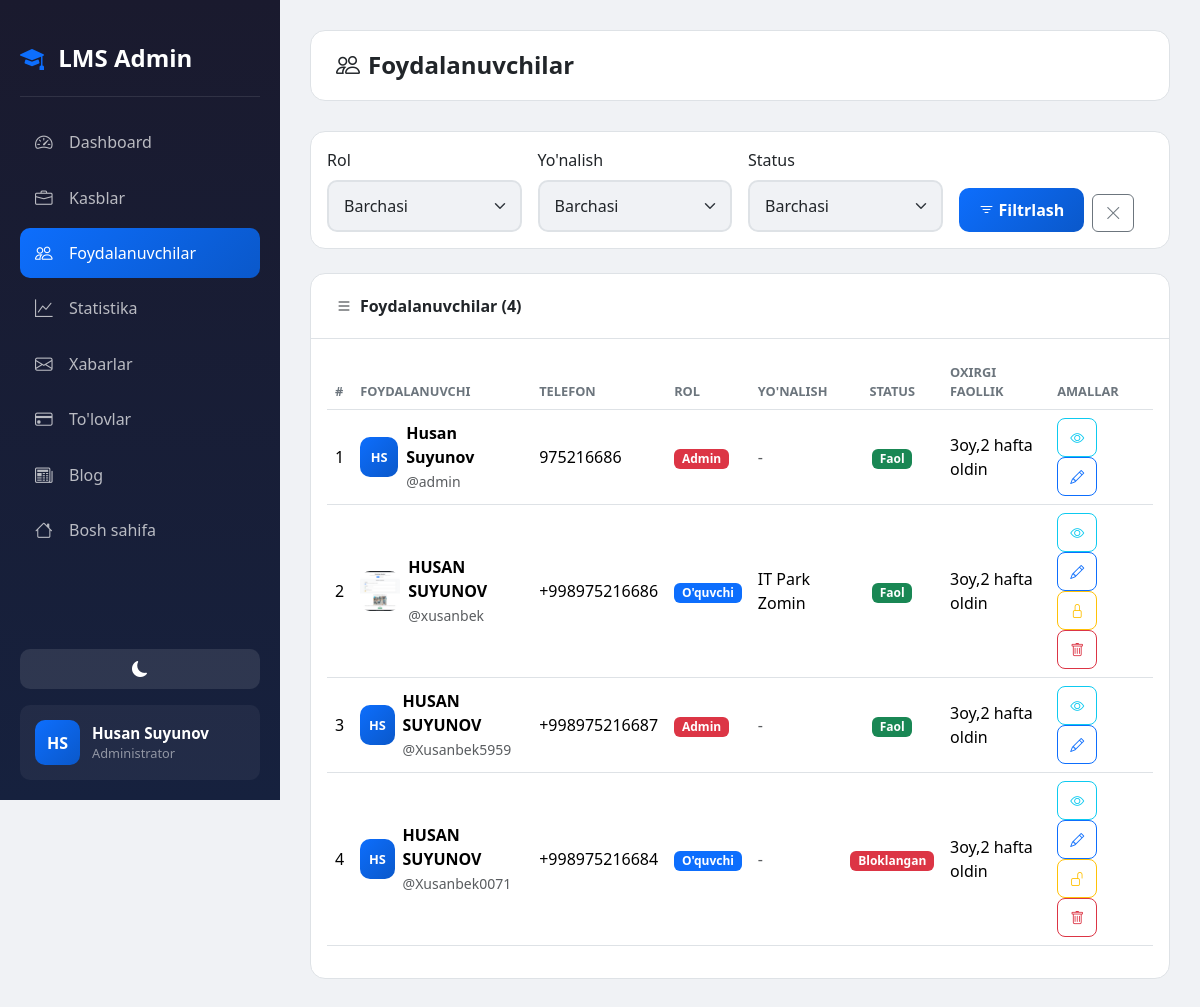
The app's page /dashboard/users/ (signed in) with its own data.
### accounts/models.py (models this page shows, shortened)
class CustomUser(AbstractUser):
    ROLE_CHOICES = (
        ('admin', 'Admin'),
        ('teacher', 'O\'qituvchi'),
        ('student', 'O\'quvchi'),
    )
    first_name = models.CharField(max_length=100, verbose_name="Ism")
    last_name = models.CharField(max_length=100, verbose_name="Familiya")
    phone = models.CharField(max_length=20, unique=True, verbose_name="Telefon raqam")
    role = models.CharField(max_length=20, choices=ROLE_CHOICES, default='student', verbose_name="Rol")
    photo = models.ImageField(upload_to='profiles/', blank=True, null=True, verbose_name="Profil rasmi")
    profession = models.ForeignKey(Profession, on_delete=models.SET_NULL, null=True, blank=True, related_name='students', verbose_name="Yo'nalish")
    is_blocked = models.BooleanField(default=False, verbose_name="Bloklangan")
    last_activity = models.DateTimeField(null=True, blank=True, verbose_name="Oxirgi faollik")
    bio = models.TextField(blank=True, null=True, verbose_name="O'zi haqida")
    coins = models.IntegerField(default=0, verbose_name="Coinlar")
    total_online_time = models.IntegerField(default=0, verbose_name="Jami online vaqt (daqiqa)")
    address = models.CharField(max_length=300, blank=True, null=True, verbose_name="Yashash manzili")
    birth_date = models.DateField(null=True, blank=True, verbose_name="Tug'ilgan kuni")
    id_card = models.FileField(upload_to='documents/id_cards/', blank=True, null=True, verbose_name="ID karta/Pasport")
    birth_certificate = models.FileField(upload_to='documents/birth_certificates/', blank=True, null=True, verbose_name="Tug'ilganlik haqida guvohnoma")
    @property
    def is_admin(self):
        return self.role == 'admin'
    @property
    def is_online(self):
        if self.last_activity:
            now = timezone.now()
            diff = now - self.last_activity
            return diff.total_seconds() < 300
        return False
    @property
    def full_name(self):
        return f"{self.first_name} {self.last_name}"
    def get_initials(self):
        first = self.first_name[0] if self.first_name else ''
        last = self.last_name[0] if self.last_name else ''
        return f"{first}{last}".upper()
    class Meta:
        verbose_name = "Foydalanuvchi"
        verbose_name_plural = "Foydalanuvchilar"

class Profession(models.Model):
    name = models.CharField(max_length=200, verbose_name="Kasb nomi")
    photo = models.ImageField(upload_to='professions/', verbose_name="Rasm")
    description = models.TextField(verbose_name="Kasb haqida")
    created_at = models.DateTimeField(auto_now_add=True)
    class Meta:
        verbose_name = "Kasb"
        verbose_name_plural = "Kasblar"
        ordering = ['-created_at']

### accounts/views.py (the view)
# urls.py: path('dashboard/users/', views.admin_users, name='admin_users'),
@login_required
def admin_users(request):
    if not request.user.is_admin:
        return redirect('home')
    role_filter = request.GET.get('role', '')
    profession_filter = request.GET.get('profession', '')
    status_filter = request.GET.get('status', '')
    users = CustomUser.objects.all()
    if role_filter:
        users = users.filter(role=role_filter)
    if profession_filter:
        users = users.filter(profession_id=profession_filter)
    if status_filter == 'blocked':
        users = users.filter(is_blocked=True)
    elif status_filter == 'active':
        users = users.filter(is_blocked=False)
    professions = Profession.objects.all()
    return render(request, 'accounts/admin/users.html', {
        'users': users,
        'professions': professions,
        'role_filter': role_filter,
        'profession_filter': profession_filter,
        'status_filter': status_filter,
    })

### accounts/templates/accounts/admin/users.html (shortened to what this page needs)
{% extends 'accounts/admin/base_admin.html' %}
{% block admin_content %}
<div class="top-bar">
    <h1 class="page-title"><i class="bi bi-people me-2"></i>Foydalanuvchilar</h1>
</div>
<div class="card mb-4">
    <div class="card-body">
        <form method="GET" class="row g-3">
            <div class="col-md-3">
                <label class="form-label" style="color: var(--text-color);">Rol</label>
                <select name="role" class="form-select">
                    <option value="">Barchasi</option>
                </select>
            </div>
            <div class="col-md-3">
                <label class="form-label" style="color: var(--text-color);">Yo'nalish</label>
                <select name="profession" class="form-select">
                    <option value="">Barchasi</option>
                </select>
            </div>
            <div class="col-md-3">
                <label class="form-label" style="color: var(--text-color);">Status</label>
                <select name="status" class="form-select">
                    <option value="">Barchasi</option>
                </select>
            </div>
            <div class="col-md-3 d-flex align-items-end">
                <button type="submit" class="btn btn-primary me-2">
                    <i class="bi bi-filter me-1"></i>Filtrlash
                </button>
                <a href="{% url 'admin_users' %}" class="btn btn-outline-secondary">
                    <i class="bi bi-x-lg"></i>
                </a>
            </div>
        </form>
    </div>
</div>
<div class="card">
    <div class="card-header">
        <i class="bi bi-list me-2"></i>Foydalanuvchilar ({{ users.count }})
    </div>
    <div class="card-body">
        {% if users %}
        <div class="table-responsive">
            <table class="table">
                <thead>
                    <tr>
                        <th>#</th>
                        <th>Foydalanuvchi</th>
                        <th>Telefon</th>
                        <th>Rol</th>
                        <th>Yo'nalish</th>
                        <th class="text-center">Status</th>
                        <th>Oxirgi faollik</th>
                        <th>Amallar</th>
                    </tr>
                </thead>
                <tbody>
                    {% for u in users %}
                    <tr>
                        <td>{{ forloop.counter }}</td>
                        <td>
                            <div class="d-flex align-items-center">
                                {% if u.photo %}
                                    <img src="{{ u.photo.url }}" class="user-avatar-sm me-2">
                                {% else %}
                                    <div class="user-avatar-placeholder me-2">{{ u.get_initials }}</div>
                                {% endif %}
                                <div>
                                    <strong>{{ u.full_name }}</strong>
                                    <br><small class="text-muted">@{{ u.username }}</small>
                                </div>
                            </div>
                        </td>
                        <td>{{ u.phone }}</td>
                        <td>
                            <span class="badge
                                {% if u.role == 'admin' %}bg-danger
                                {% elif u.role == 'teacher' %}bg-success
                                {% else %}bg-primary{% endif %}">
                                {% if u.role == 'admin' %}Admin{% elif u.role == 'teacher' %}O'qituvchi{% else %}O'quvchi{% endif %}
                            </span>
                        </td>
                        <td>
                            {% if u.profession %}{{ u.profession.name }}{% else %}<span class="text-muted">-</span>{% endif %}
                        </td>
                        <td class="text-center">
                            {% if u.is_blocked %}
                                <span class="badge bg-danger">Bloklangan</span>
                            {% else %}
                                <span class="badge bg-success">Faol</span>
                            {% endif %}
                        </td>
                        <td>
                            {% if u.last_activity %}
                                {{ u.last_activity|timesince }} oldin
                            {% else %}
                                <span class="text-muted">-</span>
                            {% endif %}
                        </td>
                        <td class="action-btns">
                            <a href="{% url 'admin_user_view' u.pk %}" class="btn btn-sm btn-outline-info" title="Ko'rish">
                                <i class="bi bi-eye"></i>
                            </a>
                            <a href="{% url 'admin_user_edit' u.pk %}" class="btn btn-sm btn-outline-primary" title="Tahrirlash">
                                <i class="bi bi-pencil"></i>
                            </a>
                            {% if not u.is_admin %}
                            <a href="{% url 'admin_user_block' u.pk %}" class="btn btn-sm btn-outline-warning" title="{% if u.is_blocked %}Blokdan chiqarish{% else %}Bloklash{% endif %}">
                                <i class="bi bi-{% if u.is_blocked %}unlock{% else %}lock{% endif %}"></i>
                            </a>
                            <a href="{% url 'admin_user_delete' u.pk %}" class="btn btn-sm btn-outline-danger" title="O'chirish">
                                <i class="bi bi-trash"></i>
                            </a>
                            {% endif %}
                        </td>
                    </tr>
                    {% endfor %}
                </tbody>
            </table>
        </div>
        {% else %}
        <div class="text-center py-5">
            <i class="bi bi-people text-muted" style="font-size: 4rem;"></i>
            <h4 class="mt-3">Foydalanuvchilar topilmadi</h4>
        </div>
        {% endif %}
    </div>
</div>
{% endblock %}

### accounts/templates/accounts/admin/base_admin.html (shortened to what this page needs)
<!DOCTYPE html>
<html lang="uz" data-bs-theme="light">
<head>
    <link href="https://cdn.jsdelivr.net/npm/bootstrap@5.3.2/dist/css/bootstrap.min.css" rel="stylesheet">
    <link href="https://cdn.jsdelivr.net/npm/bootstrap-icons@1.11.1/font/bootstrap-icons.css" rel="stylesheet">
</head>
<body>
    <div class="sidebar">
        <div class="sidebar-brand">
            <i class="bi bi-mortarboard-fill me-2"></i>
            <span>LMS Admin</span>
        </div>
        <nav class="sidebar-nav">
            <a href="{% url 'admin_dashboard' %}" class="nav-link {% if request.resolver_match.url_name == 'admin_dashboard' %}active{% endif %}">
                <i class="bi bi-speedometer2"></i>
                <span>Dashboard</span>
            </a>
            <a href="{% url 'admin_professions' %}" class="nav-link {% if 'profession' in request.resolver_match.url_name %}active{% endif %}">
                <i class="bi bi-briefcase"></i>
                <span>Kasblar</span>
            </a>
            <a href="{% url 'admin_users' %}" class="nav-link {% if 'user' in request.resolver_match.url_name %}active{% endif %}">
                <i class="bi bi-people"></i>
                <span>Foydalanuvchilar</span>
            </a>
            <a href="{% url 'admin_statistics' %}" class="nav-link {% if request.resolver_match.url_name == 'admin_statistics' %}active{% endif %}">
                <i class="bi bi-graph-up"></i>
                <span>Statistika</span>
            </a>
            <a href="{% url 'admin_messages' %}" class="nav-link {% if 'message' in request.resolver_match.url_name %}active{% endif %}">
                <i class="bi bi-envelope"></i>
                <span>Xabarlar</span>
            </a>
            <a href="{% url 'admin_payments' %}" class="nav-link {% if 'payment' in request.resolver_match.url_name %}active{% endif %}">
                <i class="bi bi-credit-card"></i>
                <span>To'lovlar</span>
            </a>
            <a href="{% url 'blog:admin_posts' %}" class="nav-link {% if 'blog' in request.path %}active{% endif %}">
                <i class="bi bi-newspaper"></i>
                <span>Blog</span>
            </a>
            <a href="{% url 'home' %}" class="nav-link">
                <i class="bi bi-house"></i>
                <span>Bosh sahifa</span>
            </a>
        </nav>
        <div class="sidebar-footer">
            <button class="theme-toggle-admin w-100 mb-3" id="themeToggle">
                <i class="bi bi-moon-fill" id="themeIcon"></i>
            </button>
            <div class="user-info">
                <div class="user-avatar">
                    {{ user.first_name.0 }}{{ user.last_name.0 }}
                </div>
                <div>
                    <div class="user-name">{{ user.first_name }} {{ user.last_name }}</div>
                    <div class="user-role">Administrator</div>
                </div>
            </div>
        </div>
    </div>
    <div class="main-content">
        {% block admin_content %}{% endblock %}
    </div>
</body>
</html>

### records on screen
CustomUser: first_name.0 "H", last_name.0 "S", first_name "Husan", last_name "Suyunov", get_initials "HS", full_name "Husan Suyunov", username "admin", phone "975216686", role "Admin", is_blocked "Faol", last_activity "3oy,2 hafta"
CustomUser: photo (picture), full_name "HUSAN SUYUNOV", username "xusanbek", phone "+998975216686", role "O'quvchi", profession.name "IT Park Zomin", is_blocked "Faol", last_activity "3oy,2 hafta"
CustomUser: get_initials "HS", full_name "HUSAN SUYUNOV", username "Xusanbek5959", phone "+998975216687", role "Admin", is_blocked "Faol", last_activity "3oy,2 hafta"
CustomUser: get_initials "HS", full_name "HUSAN SUYUNOV", username "Xusanbek0071", phone "+998975216684", role "O'quvchi", is_blocked "Bloklangan", last_activity "3oy,2 hafta"

### other values on screen
{{ users.count }} "4"
